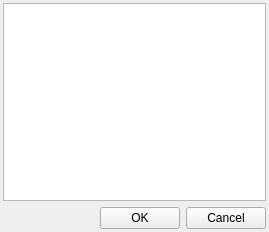
<?xml version="1.0" encoding="UTF-8"?>
<ui version="4.0">
 <class>noteWidgetClass</class>
 <widget class="QWidget" name="noteWidgetClass">
  <property name="geometry">
   <rect>
    <x>0</x>
    <y>0</y>
    <width>269</width>
    <height>232</height>
   </rect>
  </property>
  <property name="windowTitle">
   <string>noteWidget</string>
  </property>
  <property name="windowIcon">
   <iconset>
    <normaloff>:/icons/crystal_project/note.png</normaloff>:/icons/crystal_project/note.png</iconset>
  </property>
  <layout class="QGridLayout" name="gridLayout">
   <property name="margin">
    <number>3</number>
   </property>
   <item row="0" column="0">
    <widget class="QTextEdit" name="noteEdit"/>
   </item>
   <item row="1" column="0">
    <layout class="QHBoxLayout" name="horizontalLayout">
     <item>
      <spacer name="horizontalSpacer">
       <property name="orientation">
        <enum>Qt::Horizontal</enum>
       </property>
       <property name="sizeHint" stdset="0">
        <size>
         <width>40</width>
         <height>20</height>
        </size>
       </property>
      </spacer>
     </item>
     <item>
      <widget class="QPushButton" name="okButton">
       <property name="text">
        <string>OK</string>
       </property>
       <property name="icon">
        <iconset>
         <normaloff>:/icons/crystal_project/apply.png</normaloff>:/icons/crystal_project/apply.png</iconset>
       </property>
      </widget>
     </item>
     <item>
      <widget class="QPushButton" name="cancelButton">
       <property name="text">
        <string>Cancel</string>
       </property>
       <property name="icon">
        <iconset>
         <normaloff>:/icons/crystal_project/cancel.png</normaloff>:/icons/crystal_project/cancel.png</iconset>
       </property>
      </widget>
     </item>
    </layout>
   </item>
  </layout>
 </widget>
 <layoutdefault spacing="6" margin="11"/>
 <resources/>
 <connections>
  <connection>
   <sender>cancelButton</sender>
   <signal>clicked()</signal>
   <receiver>noteWidgetClass</receiver>
   <slot>close()</slot>
   <hints>
    <hint type="sourcelabel">
     <x>179</x>
     <y>163</y>
    </hint>
    <hint type="destinationlabel">
     <x>208</x>
     <y>153</y>
    </hint>
   </hints>
  </connection>
 </connections>
</ui>
